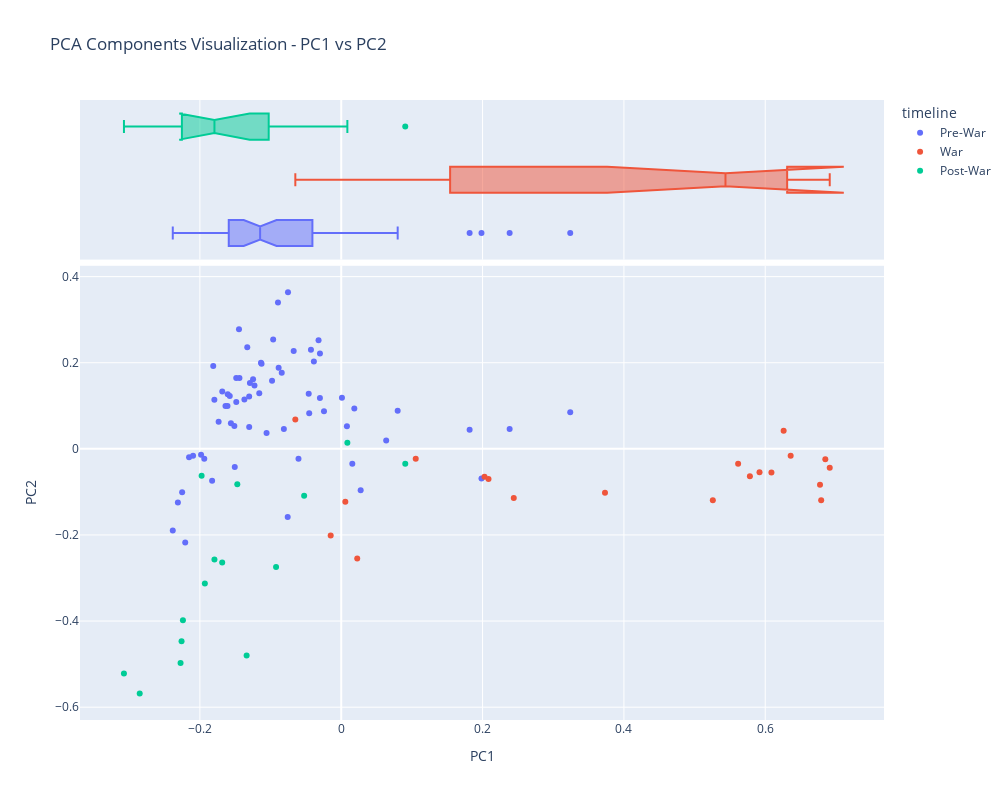

Notebook cell for this chart:
### Code cell
fig01pcs = vis_pcs(DCM, 0, 1, "timeline")
fig01pcs.write_html(base_path + r"/plots/PC12.html")
# fig01pcs.write_image(fr"{output_dir}\PCA_Results\{data_prefix}-PCA10_01PCS.png")
fig01pcs.show()
base_path

### Figure 1 — Plotly figure (JSON) as saved in the notebook; plotly's stock layout.template omitted (floating-point values rounded to 4 significant figures)
{"data": [{"hovertemplate": "<b>%{hovertext}</b><br><br>timeline=Pre-War<br>PC0=%{x}<br>PC1=%{y}<extra></extra>", "hovertext": ["Anukramanika Parva", "Sangraha Parva", "Paushya Parva", "Pauloma Parva", "Astika Parva", "Adivansavatarana Parva", "Sambhava Parva", "Jatugriha Parva", "Hidimva-vadha Parva", "Vaka-vadha Parva", "Chaitraratha Parva", "Swayamvara Parva", "Vaivahika Parva", "Viduragamana Parva", "Rajya-labha Parva", "Arjuna-vanavasa Parva", "Subhadra-harana Parva", "Haranaharana Parva", "Khandava-daha Parva", "Sabhakriya Parva", "Lokapala Sabhakhayana Parva", "Rajasuyarambha Parva", "Jarasandhta-badha Parva", "Digvijaya Parva", "Rajasuyika Parva", "Arghyaharana Parva", "Sisupala-badha Parva", "Dyuta Parva", "Anudyuta Parva", "Aranyaka Parva", "Kirmirabadha Parva", "Arjunabhigamana Parva", "Kairata Parva", "Indralokagamana Parva", "Nalopakhyana Parva", "Tirtha-yatra Parva", "Yaksha-yudha Parva", "Nivata-kavacha-yudha Parva", "Ajagara Parva", "Markandeya-Samasya Parva", "Draupadi-Satyabhama Samvada Parva", "Ghosha-yatra Parva", "Mriga Sapnovbhava Parva", "Vrihi Drounika Parva", "Draupadi-harana Parva", "Jayadhratha Vimokshana Parva", "Rama Upakhyana Parva", "Pativrata-mahatmya Parva", "Kundalaharana Parva", "Aranya Parva", "Pandava-Pravesa Parva", "Samayapalana Parva", "Kichaka-badha Parva", "Go-harana Parva", "Sainyodyoga Parva", "Sanjaya-yana Parva", "Prajagara Parva", "Sanat-sujata Parva", "Yanasandhi Parva", "Bhagwat Yana Parva", "Sainya-niryana Parva", "Ulukabhigamana Parva", "Rathatiratha-sankhyana Parva", "Ambopakkyana Parva"], "legendgroup": "Pre-War", "marker": {"color": "#636efa", "symbol": "circle"}, "mode": "markers", "name": "Pre-War", "orientation": "v", "showlegend": true, "type": "scatter", "x": [0.01568, -0.1056, -0.1735, -0.1811, -0.1507, -0.2153, -0.1827, -0.161, -0.08952, -0.1447, -0.1292, -0.0301, -0.1577, -0.137, -0.1302, -0.1606, -0.04283, -0.03872, -0.04531, -0.1128, -0.2097, -0.133, -0.09632, -0.08418, -0.1247, -0.144, -0.1135, -0.1638, -0.1485, -0.2251, -0.07534, -0.06048, 0.001026, -0.02441, -0.1795, -0.1938, -0.04602, 0.07988, -0.1512, -0.2311, -0.1486, 0.008044, -0.1561, -0.1984, -0.03017, -0.09791, -0.03209, -0.1683, -0.116, -0.1303, -0.1228, -0.06727, -0.08857, 0.324, -0.08117, 0.0275, -0.2384, -0.2208, 0.1985, -0.07575, 0.1817, 0.06361, 0.2383, 0.01854], "xaxis": "x", "y": [-0.03481, 0.03654, 0.06294, 0.1924, -0.04202, -0.01972, -0.0738, 0.09957, 0.3398, 0.2776, 0.1529, 0.2212, 0.1225, 0.1146, 0.0507, 0.127, 0.2301, 0.2032, 0.08279, 0.1975, -0.0159, 0.2358, 0.2538, 0.1766, 0.1614, 0.1646, 0.2, 0.09944, 0.1087, -0.101, 0.3637, -0.02303, 0.1189, 0.08753, 0.1139, -0.02293, 0.1279, 0.08846, 0.05314, -0.1246, 0.1648, 0.05258, 0.05972, -0.01387, 0.1184, 0.1584, 0.2524, 0.133, 0.1293, 0.1218, 0.1469, 0.2274, 0.1883, 0.08488, 0.04627, -0.09613, -0.1899, -0.2173, -0.0687, -0.1586, 0.04428, 0.01968, 0.04614, 0.09396], "yaxis": "y"}, {"alignmentgroup": "True", "hovertemplate": "<b>%{hovertext}</b><br><br>timeline=Pre-War<br>PC0=%{x}<extra></extra>", "hovertext": ["Anukramanika Parva", "Sangraha Parva", "Paushya Parva", "Pauloma Parva", "Astika Parva", "Adivansavatarana Parva", "Sambhava Parva", "Jatugriha Parva", "Hidimva-vadha Parva", "Vaka-vadha Parva", "Chaitraratha Parva", "Swayamvara Parva", "Vaivahika Parva", "Viduragamana Parva", "Rajya-labha Parva", "Arjuna-vanavasa Parva", "Subhadra-harana Parva", "Haranaharana Parva", "Khandava-daha Parva", "Sabhakriya Parva", "Lokapala Sabhakhayana Parva", "Rajasuyarambha Parva", "Jarasandhta-badha Parva", "Digvijaya Parva", "Rajasuyika Parva", "Arghyaharana Parva", "Sisupala-badha Parva", "Dyuta Parva", "Anudyuta Parva", "Aranyaka Parva", "Kirmirabadha Parva", "Arjunabhigamana Parva", "Kairata Parva", "Indralokagamana Parva", "Nalopakhyana Parva", "Tirtha-yatra Parva", "Yaksha-yudha Parva", "Nivata-kavacha-yudha Parva", "Ajagara Parva", "Markandeya-Samasya Parva", "Draupadi-Satyabhama Samvada Parva", "Ghosha-yatra Parva", "Mriga Sapnovbhava Parva", "Vrihi Drounika Parva", "Draupadi-harana Parva", "Jayadhratha Vimokshana Parva", "Rama Upakhyana Parva", "Pativrata-mahatmya Parva", "Kundalaharana Parva", "Aranya Parva", "Pandava-Pravesa Parva", "Samayapalana Parva", "Kichaka-badha Parva", "Go-harana Parva", "Sainyodyoga Parva", "Sanjaya-yana Parva", "Prajagara Parva", "Sanat-sujata Parva", "Yanasandhi Parva", "Bhagwat Yana Parva", "Sainya-niryana Parva", "Ulukabhigamana Parva", "Rathatiratha-sankhyana Parva", "Ambopakkyana Parva"], "legendgroup": "Pre-War", "marker": {"color": "#636efa", "symbol": "circle"}, "name": "Pre-War", "notched": true, "offsetgroup": "Pre-War", "showlegend": false, "type": "box", "x": [0.01568, -0.1056, -0.1735, -0.1811, -0.1507, -0.2153, -0.1827, -0.161, -0.08952, -0.1447, -0.1292, -0.0301, -0.1577, -0.137, -0.1302, -0.1606, -0.04283, -0.03872, -0.04531, -0.1128, -0.2097, -0.133, -0.09632, -0.08418, -0.1247, -0.144, -0.1135, -0.1638, -0.1485, -0.2251, -0.07534, -0.06048, 0.001026, -0.02441, -0.1795, -0.1938, -0.04602, 0.07988, -0.1512, -0.2311, -0.1486, 0.008044, -0.1561, -0.1984, -0.03017, -0.09791, -0.03209, -0.1683, -0.116, -0.1303, -0.1228, -0.06727, -0.08857, 0.324, -0.08117, 0.0275, -0.2384, -0.2208, 0.1985, -0.07575, 0.1817, 0.06361, 0.2383, 0.01854], "xaxis": "x2", "yaxis": "y2"}, {"hovertemplate": "<b>%{hovertext}</b><br><br>timeline=War<br>PC0=%{x}<br>PC1=%{y}<extra></extra>", "hovertext": ["Jamvu-khanda Nirmana Parva", "Bhumi Parva", "Bhagavat-Gita Parva", "Bhishma-vadha Parva", "Dronabhisheka Parva", "Samsaptakabadha Parva", "Abhimanyu-badha Parva", "Pratijna Parva", "Jayadratha-Vadha Parva", "Narayanastra-mokshana Parva", "Ghatotkacha-badha Parva", "Drona-vadha Parva", "Karna Parva", "Karna-vadha Parva", "Shalya-vadha Parva", "Shalya Parva", "Hrada-pravesa Parva", "Gada-yuddha Parva", "Sauptika Parva", "Aishika Parva"], "legendgroup": "War", "marker": {"color": "#EF553B", "symbol": "circle"}, "mode": "markers", "name": "War", "orientation": "v", "showlegend": true, "type": "scatter", "x": [0.005795, -0.06494, 0.02263, 0.685, 0.5783, 0.636, 0.3732, 0.2084, 0.5919, 0.6912, 0.626, 0.5258, 0.6792, 0.6775, 0.6087, 0.5616, 0.2028, -0.01493, 0.2442, 0.1054], "xaxis": "x", "y": [-0.1229, 0.06795, -0.2546, -0.02423, -0.06363, -0.0163, -0.1019, -0.07021, -0.05455, -0.04368, 0.04224, -0.1195, -0.1191, -0.08308, -0.05497, -0.03438, -0.06469, -0.2011, -0.1141, -0.02322], "yaxis": "y"}, {"alignmentgroup": "True", "hovertemplate": "<b>%{hovertext}</b><br><br>timeline=War<br>PC0=%{x}<extra></extra>", "hovertext": ["Jamvu-khanda Nirmana Parva", "Bhumi Parva", "Bhagavat-Gita Parva", "Bhishma-vadha Parva", "Dronabhisheka Parva", "Samsaptakabadha Parva", "Abhimanyu-badha Parva", "Pratijna Parva", "Jayadratha-Vadha Parva", "Narayanastra-mokshana Parva", "Ghatotkacha-badha Parva", "Drona-vadha Parva", "Karna Parva", "Karna-vadha Parva", "Shalya-vadha Parva", "Shalya Parva", "Hrada-pravesa Parva", "Gada-yuddha Parva", "Sauptika Parva", "Aishika Parva"], "legendgroup": "War", "marker": {"color": "#EF553B", "symbol": "circle"}, "name": "War", "notched": true, "offsetgroup": "War", "showlegend": false, "type": "box", "x": [0.005795, -0.06494, 0.02263, 0.685, 0.5783, 0.636, 0.3732, 0.2084, 0.5919, 0.6912, 0.626, 0.5258, 0.6792, 0.6775, 0.6087, 0.5616, 0.2028, -0.01493, 0.2442, 0.1054], "xaxis": "x2", "yaxis": "y2"}, {"hovertemplate": "<b>%{hovertext}</b><br><br>timeline=Post-War<br>PC0=%{x}<br>PC1=%{y}<extra></extra>", "hovertext": ["Jalapradanika Parva", "Stri-vilapa Parva", "Rajadharmanusasana Parva", "Apaddharmanusasana Parva", "Mokshadharma Parva", "Dana-dharma Parva", "Bhishma-svargarohana Parva", "Aswamedhika Parva", "Anugita Parva", "Asramavasa Parva", "Putradarsana Parva", "Naradagamana Parva", "Mausala Parva", "Mahaprasthanika Parva", "Svargarohanika Parva"], "legendgroup": "Post-War", "marker": {"color": "#00cc96", "symbol": "circle"}, "mode": "markers", "name": "Post-War", "orientation": "v", "showlegend": true, "type": "scatter", "x": [-0.09222, 0.0906, -0.2274, -0.224, -0.2852, -0.3075, -0.226, -0.1976, -0.1339, -0.1684, -0.1794, -0.05248, 0.00869, -0.1471, -0.193], "xaxis": "x", "y": [-0.2747, -0.03468, -0.4975, -0.3978, -0.5683, -0.5218, -0.447, -0.06262, -0.4798, -0.2639, -0.2572, -0.1091, 0.01439, -0.08242, -0.3129], "yaxis": "y"}, {"alignmentgroup": "True", "hovertemplate": "<b>%{hovertext}</b><br><br>timeline=Post-War<br>PC0=%{x}<extra></extra>", "hovertext": ["Jalapradanika Parva", "Stri-vilapa Parva", "Rajadharmanusasana Parva", "Apaddharmanusasana Parva", "Mokshadharma Parva", "Dana-dharma Parva", "Bhishma-svargarohana Parva", "Aswamedhika Parva", "Anugita Parva", "Asramavasa Parva", "Putradarsana Parva", "Naradagamana Parva", "Mausala Parva", "Mahaprasthanika Parva", "Svargarohanika Parva"], "legendgroup": "Post-War", "marker": {"color": "#00cc96", "symbol": "circle"}, "name": "Post-War", "notched": true, "offsetgroup": "Post-War", "showlegend": false, "type": "box", "x": [-0.09222, 0.0906, -0.2274, -0.224, -0.2852, -0.3075, -0.226, -0.1976, -0.1339, -0.1684, -0.1794, -0.05248, 0.00869, -0.1471, -0.193], "xaxis": "x2", "yaxis": "y2"}], "layout": {"height": 800, "legend": {"title": {"text": "timeline"}, "tracegroupgap": 0}, "title": {"text": "PCA Components Visualization - PC1 vs PC2"}, "width": 1008, "xaxis": {"anchor": "y", "domain": [0, 1], "title": {"text": "PC1"}}, "xaxis2": {"anchor": "y2", "domain": [0, 1], "matches": "x", "showgrid": true, "showticklabels": false}, "yaxis": {"anchor": "x", "domain": [0, 0.7326], "title": {"text": "PC2"}}, "yaxis2": {"anchor": "x2", "domain": [0.7426, 1], "matches": "y2", "showgrid": false, "showline": false, "showticklabels": false, "ticks": ""}}}
